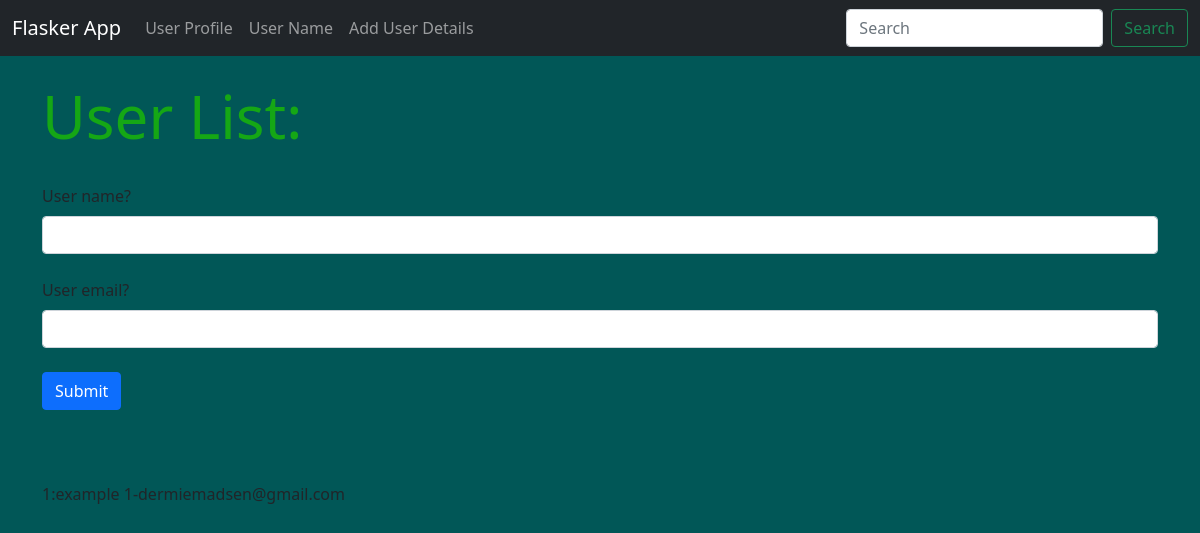
The page /user/add on the database as committed earlier.
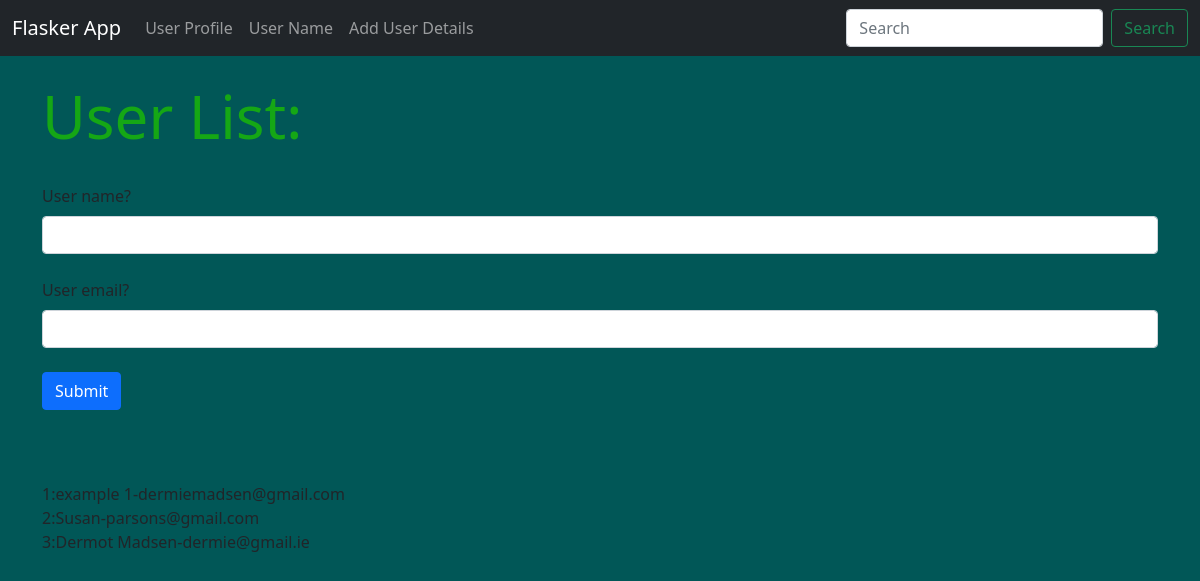
The same page on the database as committed later.
### hello.py (models this page shows, shortened)
class Users(db.Model):
    id = db.Column(db.Integer, primary_key=True)
    name = db.Column(db.String(100), nullable=False)
    email = db.Column(db.String(100), nullable=False, unique=True)
    date_added = db.Column(db.DateTime, default=datetime.now)

### hello.py (the view, shortened to what this page needs)
@app.route('/user/add', methods = ['GET', 'POST'])
def add_user():
    form = None
    form = UserForm()
    our_users = Users.query.order_by(Users.date_added)
    return render_template("add_user.html",
                            form = form,
                            our_users = our_users)

### hello.py
class UserForm(FlaskForm):
    name = StringField("User name? ", validators=[DataRequired()])
    email = StringField("User email? ", validators=[DataRequired()])
    submit = SubmitField("Submit")

### Templates/add_user.html (shortened to what this page needs)
{% extends 'base.html' %}
{% block content %}
{% if name %}
    <h1>Hello {{ name }}!!</h1>
{% else %}
    <h1>User List:</h1>
    <br/>
    <form method="POST">
        {{ form.name.label(class="form-label") }}
        {{ form.name(class="form-control") }}
        <br/>
        {{ form.email.label(class="form-label") }}
        {{ form.email(class="form-control") }}
        <br/>
        {{ form.submit(class="btn btn-primary") }}
    </form>
<br/><br/><br/>
{% for our_user in our_users %}
    {{our_user.id}}:{{our_user.name}}-{{our_user.email}}<br/>
{% endfor %}
{% endif %}
{% endblock %}

### Templates/base.html (shortened to what this page needs)
<!doctype html>
<html lang="en">
  <head>
    <link href="https://cdn.jsdelivr.net/npm/bootstrap@5.0.2/dist/css/bootstrap.min.css" rel="stylesheet">
    <link href="{{ url_for('static', filename = 'css/style.css') }}" rel="stylesheet">
  </head>
  <body>
    {% include 'navbar.html' %}
    <br/>
    <div class = 'container'>
        {% block content %}
        {% endblock %}
    </div>
  </body>
</html>

### Templates/navbar.html (shortened to what this page needs)
<nav class="navbar navbar-expand-lg navbar-dark bg-dark">
    <div class="container-fluid">
      <a class="navbar-brand" href= "{{url_for('index')}}">Flasker App</a>
      <div class="collapse navbar-collapse" id="navbarSupportedContent">
        <ul class="navbar-nav me-auto mb-2 mb-lg-0">
          <li class="nav-item">
            <a class="nav-link" href="{{url_for('user', name='Dermot')}}">User Profile</a>
          </li>
          <li class="nav-item">
            <a class="nav-link" href="{{url_for('name')}}">User Name</a>
          </li>
          <li class="nav-item">
            <a class="nav-link" href="{{url_for('add_user')}}">Add User Details</a>
          </li>
        </ul>
        <form class="d-flex">
          <input class="form-control me-2" type="search" placeholder="Search" aria-label="Search">
          <button class="btn btn-outline-success" type="submit">Search</button>
        </form>
      </div>
    </div>
  </nav>

### static/css/style.css (style rules this page uses)
h1 { color:rgb(21, 167, 21); font-size: 60px; }
body { background-color: rgb(1, 87, 87); }

Rows that differ between the two databases and show on the page:
added Users: id "2", name "Susan", email "parsons@gmail.com"
added Users: id "3", name "Dermot Madsen", email "dermie@gmail.ie"
